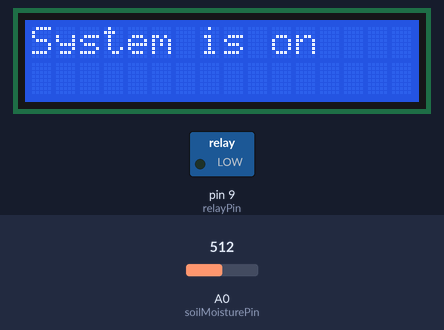
Recording of a sketch running on a simulated Arduino Uno, built with avr-gcc and run on an emulated ATmega328P. On the bench: 16×2 character LCD, switched loads named in the sketch (green lamp = pin HIGH). The inputs (shaded band) are chosen by the test bench; at power-on: A0 (soilMoisturePin) = 512. The modem accepts every AT command (registered, SIM ready, sends succeed) and sends nothing else; what the sketch prints to the serial monitor is not drawn.

Above: at 1.1 s.
At 3.7 s:
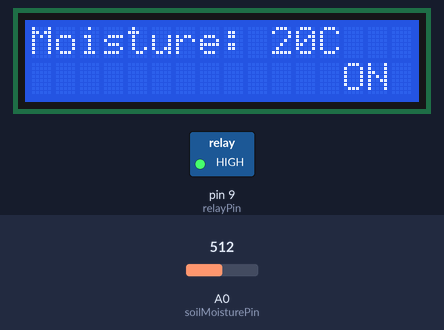
3.8 s: A0 (soilMoisturePin) set to 1002
At 5.3 s:
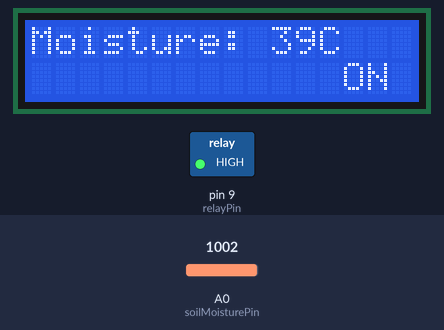
6.0 s: A0 (soilMoisturePin) set to 1010
At 7.6 s:
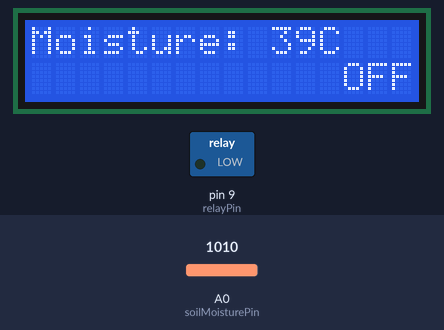
Timing chart, 0 to 9.1 s (numbered marks = the images above; inputs shaded):
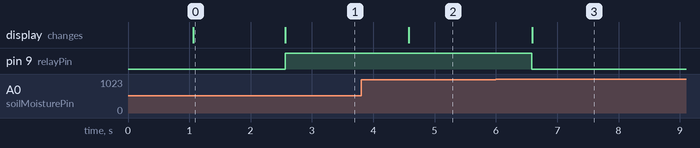

Measured:
- the behaviour switches between 1009 and 1010 on A0 (soilMoisturePin) (found by bisection; images 2 and 3)
- after the input at 3.8 s, the display: changes after 0.78 s (image 2)
- after the input at 6.0 s, pin 9 (relayPin): HIGH → LOW after 0.58 s; the display: changes after 0.60 s (image 3)
- what the display in image 0 shows lasts 1.5 s, from 1.1 s to 2.6 s

The sketch:

finalcode2.ino
```cpp
#include <LiquidCrystal.h>
#include <SoftwareSerial.h>

// Define pin numbers
const int rs = 7, en = 6, d4 = 5, d5 = 4, d6 = 3, d7 = 2;
const int soilMoisturePin = A0;
const int relayPin = 9;
const int threshold = 1010;

// Create LCD and GSM objects
LiquidCrystal lcd(rs, en, d4, d5, d6, d7);
SoftwareSerial gsmSerial(10, 11); // RX, TX

// Variable to store soil moisture value
int soilMoistureValue = 0;

void setup() {
  // Initialize serial communication
  Serial.begin(9600);
  gsmSerial.begin(9600); // Setting the baud rate of GSM Module
  delay(1000);

  // Initialize the LCD
  lcd.begin(16, 2);
  lcd.setCursor(0, 0);
  lcd.print("System is on");
  delay(1500);

  // Initialize pins
  pinMode(soilMoisturePin, INPUT);
  pinMode(relayPin, OUTPUT);
  digitalWrite(relayPin, LOW);

  Serial.println("Preparing to send SMS");
}

void loop() {
  // Read the soil moisture value
  soilMoistureValue = analogRead(soilMoisturePin);
  Serial.print("Soil Moisture: ");
  Serial.println(soilMoistureValue);

  // Map soil moisture value to a "temperature-like" scale (0 to 40°C)
  int moistureTemperature = mapMoistureToTemperature(soilMoistureValue);

  // Display the soil moisture temperature on the LCD
  lcd.setCursor(0, 0);
  lcd.print("Moisture: ");
  lcd.print(moistureTemperature);
  lcd.print("C   "); // To clear any residual characters

  // Control the relay based on the soil moisture value
  if (soilMoistureValue < threshold) {
    digitalWrite(relayPin, HIGH);
    lcd.setCursor(12, 1);
    lcd.print(" ON ");
  } else {
    digitalWrite(relayPin, LOW);
    lcd.setCursor(12, 1);
    lcd.print(" OFF");
    Serial.println("Motor off");
    SendMessage1();
  }

  delay(1000);
}

// Function to map soil moisture value to a "temperature-like" scale (0 to 40°C)
int mapMoistureToTemperature(int moistureValue) {
  // Assuming moisture sensor value range is 0 to 1023
  // Map 0-1023 to 0-40 (degrees Celsius)
  return map(moistureValue, 0, 1023, 0, 40);
}

void SendMessage1() {
  Serial.println("Setting the GSM in text mode");
  gsmSerial.println("AT+CMGF=1\r");
  delay(2000);
  Serial.println("Sending SMS to the desired phone number!");
  gsmSerial.println("AT+CMGS=\"+916360467963\"\r");
  delay(2000);
  gsmSerial.println("Motor off");    // SMS Text
  delay(200);
  gsmSerial.println((char)26);               // ASCII code of CTRL+Z
  delay(2000);
}
```
